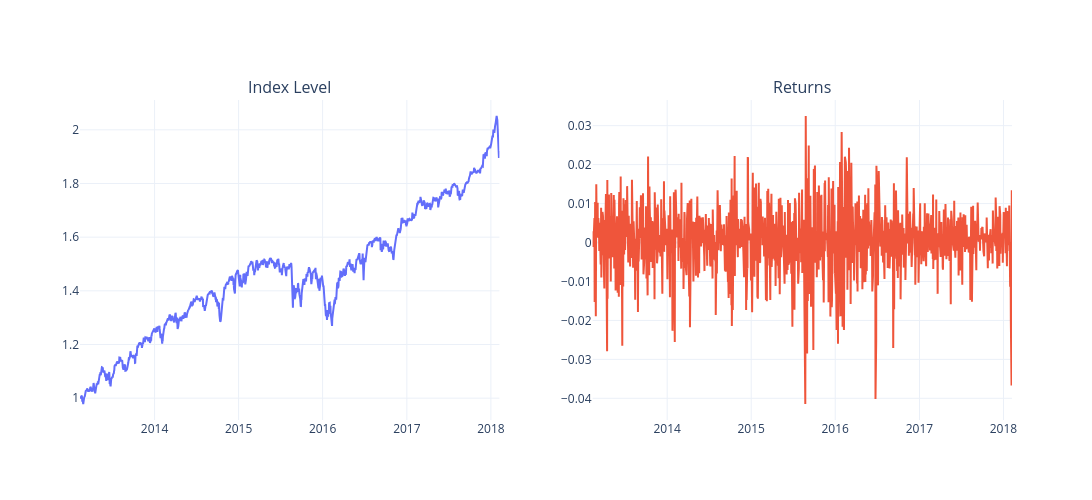

Here is the notebook cell this chart was saved with:
### Markdown cell above
We split 60/40 into a period we are allowed to look at, and a period we are not.

### Code cell
fig = make_subplots(rows=1, cols=2,subplot_titles=("Index Level", "Returns"))

# LHS: prices/index level
fig.add_trace(go.Scatter(x=level.index,y=level.squeeze(),mode="lines",name="Level"),row=1, col=1)
# RHS: returns
fig.add_trace(go.Scatter(x=rets.index,y=rets.squeeze(),mode="lines",name="Returns"),row=1, col=2)

fig.update_layout(height=500,width=1200,template="plotly_white",showlegend=False)
fig.show()

### Figure 1 — Plotly figure (JSON) as saved in the notebook; plotly's stock layout.template omitted (floating-point values rounded to 4 significant figures; data arrays with more than 128 entries replaced by an {"elided": "..."} marker saying what was removed)
{"data": [{"mode": "lines", "name": "Level", "type": "scatter", "x": {"elided": "1258 str values"}, "xaxis": "x", "y": {"elided": "1258 float values"}, "yaxis": "y"}, {"mode": "lines", "name": "Returns", "type": "scatter", "x": {"elided": "1258 str values"}, "xaxis": "x2", "y": {"elided": "1258 float values"}, "yaxis": "y2"}], "layout": {"annotations": [{"font": {"size": 16}, "showarrow": false, "text": "Index Level", "x": 0.225, "xanchor": "center", "xref": "paper", "y": 1, "yanchor": "bottom", "yref": "paper"}, {"font": {"size": 16}, "showarrow": false, "text": "Returns", "x": 0.775, "xanchor": "center", "xref": "paper", "y": 1, "yanchor": "bottom", "yref": "paper"}], "height": 500, "showlegend": false, "width": 1200, "xaxis": {"anchor": "y", "domain": [0, 0.45]}, "xaxis2": {"anchor": "y2", "domain": [0.55, 1]}, "yaxis": {"anchor": "x", "domain": [0, 1]}, "yaxis2": {"anchor": "x2", "domain": [0, 1]}}}
